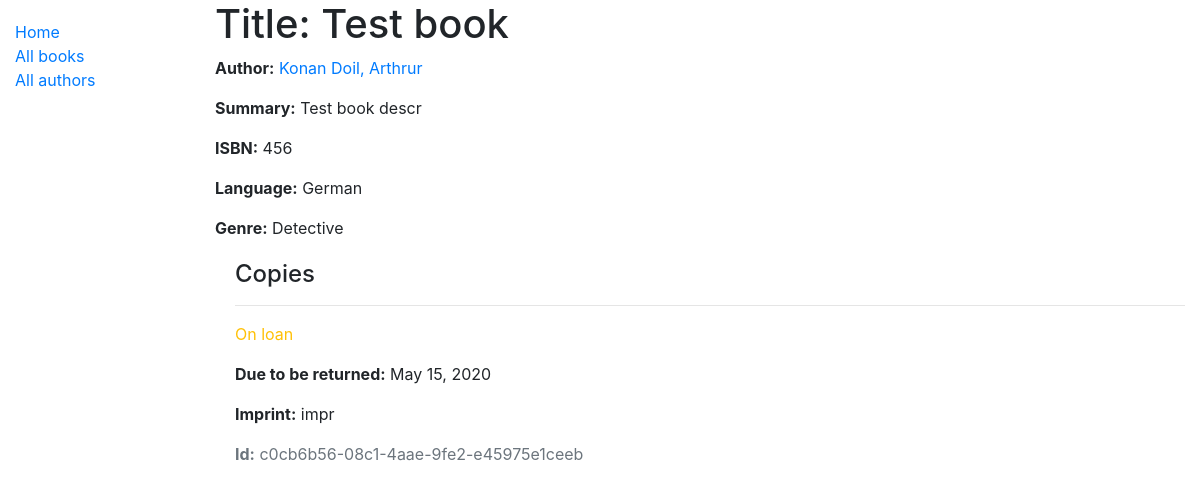
/catalog/book/2, run on the app's committed database.
### catalog/models.py (models this page shows, shortened)
class Book(models.Model):
    title = models.CharField(max_length=200)
    author = models.ForeignKey(Author, on_delete=models.SET_NULL, null=True)
    summary = models.TextField(max_length=1000, help_text='Enter a brief description of the book')
    isbn = models.CharField('ISBN', max_length=13, help_text='13 Character <a href="https://www.isbn-international.org/content/what-isbn">ISBN number</a>')
    genre = models.ManyToManyField(Genre, help_text='Select a genre for this book')
    language = models.ForeignKey(Language, on_delete=models.SET_NULL, null=True)
    class Meta:
        ordering = [ 'title' ]

class Author(models.Model):
    first_name = models.CharField(max_length=100)
    last_name = models.CharField(max_length=100)
    date_of_birth = models.DateField(null=True, blank=True)
    date_of_death = models.DateField('Died', null=True, blank=True)
    class Meta:
        ordering = [ 'last_name', 'first_name' ]
    def __str__(self):
        return f'{self.last_name}, {self.first_name}'

class Language(models.Model):
    name = models.CharField(max_length=200,
                            help_text="Enter the book's natural language (e.g. English, French, Japanese etc.)")
    def __str__(self):
        return self.name

class Genre(models.Model):
    name = models.CharField(max_length=200, help_text='Enter a book genre (e.g. Science Fiction)')
    def __str__(self):
        return self.name

class BookInstance(models.Model):
    id = models.UUIDField(primary_key=True, default=uuid.uuid4, help_text='Unique ID from this particular book instance')
    book = models.ForeignKey(Book, on_delete=models.SET_NULL, null=True)
    imprint = models.CharField(max_length=200)
    due_back = models.DateField(null=True, blank=True)
    LOAN_STATUS = (
        ('m', 'Maintenance'),
        ('o', 'On loan'),
        ('a', 'Available'),
        ('r', 'Reserved')
    )
    status = models.CharField(
        max_length=1,
        choices=LOAN_STATUS,
        blank=True,
        default='m',
        help_text='Book availability',
    )
    class Meta:
        ordering = [ 'due_back' ]

### catalog/views.py (the view)
# urls.py: path('book/<int:pk>', views.BookDetailView.as_view(), name='book-detail'),
class BookDetailView(generic.DetailView):
    model = Book

### catalog/templates/catalog/book_detail.html
{% extends "base_generic.html" %}
{% block content %}
  <h1>Title: {{ book.title }}</h1>
  <p><strong>Author:</strong> <a href="">{{ book.author }}</a></p>
  <p><strong>Summary:</strong> {{ book.summary }}</p>
  <p><strong>ISBN:</strong> {{ book.isbn }}</p>
  <p><strong>Language:</strong> {{ book.language }}</p>
  <p><strong>Genre:</strong> {{ book.genre.all|join:", " }}</p>
  <div style="margin-left:20px;margin-top:20px">
    <h4>Copies</h4>
    {% for copy in book.bookinstance_set.all %}
      <hr>
      <p class="{% if copy.status == 'a' %}text-success{% elif copy.status == 'm' %}text-danger{% else %}text-warning{% endif %}">
        {{ copy.get_status_display }}
      </p>
      {% if copy.status != 'a' %}
        <p><strong>Due to be returned:</strong> {{ copy.due_back }}</p>
      {% endif %}
      <p><strong>Imprint:</strong> {{ copy.imprint }}</p>
      <p class="text-muted"><strong>Id:</strong> {{ copy.id }}</p>
    {% endfor %}
  </div>
{% endblock %}

### data on the page
Book: title "Test book", author "Konan Doil, Arthrur", summary "Test book descr", isbn "456", language "German", genre.all "Detective"
BookInstance: status "On loan", due_back "May 15, 2020", imprint "impr", id "c0cb6b56-08c1-4aae-9fe2-e45975e1ceeb"
